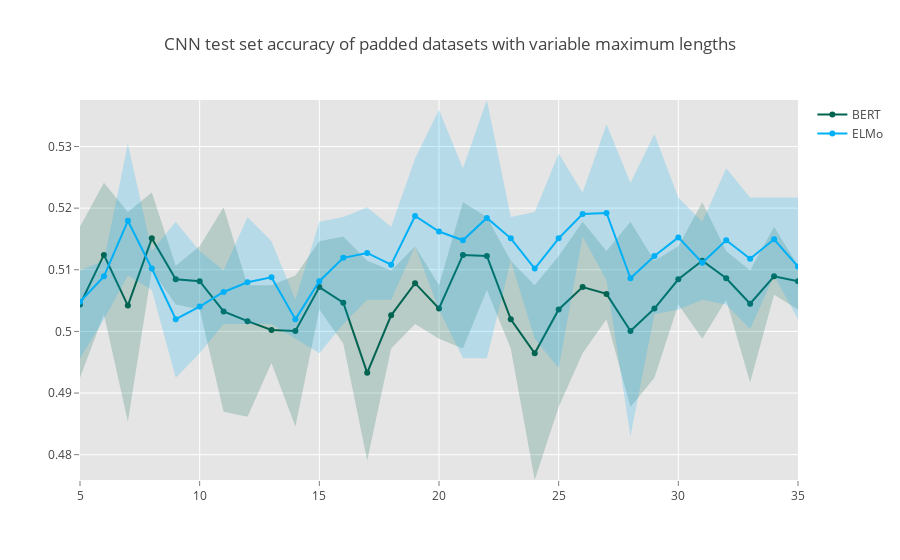

Here is the notebook cell this chart was saved with:
### Code cell
x = list(range(5, 36))
x_rev = x[::-1]

# BERT
bert_matrix = np.transpose(np.array([np.array(list(acc_round.values())) for acc_round in cnn_bert_rounds]))
bert_y = [np.average(row) for row in bert_matrix]
bert_y_upper = [row.max() for row in bert_matrix]
bert_y_lower = [row.min() for row in bert_matrix]
bert_y_lower = bert_y_lower[::-1]

bert1 = go.Scatter(
    x = x + x_rev,
    y = bert_y_upper + bert_y_lower,
    fill = 'tozerox',
    fillcolor = 'rgba(0,100,80,0.2)',
    line = dict(color = 'rgba(255,255,255,0)'),
    showlegend = False,
    name = 'BERT',
)
bert2 = go.Scatter(
    x = x,
    y = bert_y,
    line = dict(color='rgb(0,100,80)'),
    mode = 'lines+markers',
    name = 'BERT',
)

# ELMo
elmo_matrix = np.transpose(np.array([np.array(list(acc_round.values())) for acc_round in cnn_elmo_rounds]))
elmo_y = [np.average(row) for row in elmo_matrix]
elmo_y_upper = [row.max() for row in elmo_matrix]
elmo_y_lower = [row.min() for row in elmo_matrix]
elmo_y_lower = elmo_y_lower[::-1]

elmo1 = go.Scatter(
    x = x + x_rev,
    y = elmo_y_upper + elmo_y_lower,
    fill = 'tozerox',
    fillcolor = 'rgba(0,176,246,0.2)',
    line = dict(color = 'rgba(255,255,255,0)'),
    showlegend = False,
    name = 'ELMo',
)
elmo2 = go.Scatter(
    x = x,
    y = elmo_y,
    line = dict(color='rgb(0,176,246)'),
    mode = 'lines+markers',
    name = 'ELMo',
)

data = [bert1, bert2, elmo1, elmo2]
layout = go.Layout(
    title = 'CNN test set accuracy of padded datasets with variable maximum lengths',
    paper_bgcolor = 'rgb(255,255,255)',
    plot_bgcolor = 'rgb(229,229,229)',
    xaxis = dict(
        gridcolor = 'rgb(255,255,255)',
        range = [5,35],
        showgrid = True,
        showline = False,
        showticklabels = True,
        tickcolor = 'rgb(127,127,127)',
        ticks = 'outside',
        zeroline = False
    ),
    yaxis=dict(
        gridcolor='rgb(255,255,255)',
        showgrid = True,
        showline = False,
        showticklabels = True,
        tickcolor = 'rgb(127,127,127)',
        ticks = 'outside',
        zeroline = False
    ),
)

fig = go.Figure(data = data, layout = layout)

iplot(fig)

### Figure 1 — Plotly figure (JSON) as saved in the notebook; plotly's stock layout.template omitted (floating-point values rounded to 4 significant figures)
{"data": [{"fill": "tozerox", "fillcolor": "rgba(0,100,80,0.2)", "line": {"color": "rgba(255,255,255,0)"}, "name": "BERT", "showlegend": false, "type": "scatter", "uid": "936d1302-b75b-4d6c-9323-6729b98be482", "x": [5, 6, 7, 8, 9, 10, 11, 12, 13, 14, 15, 16, 17, 18, 19, 20, 21, 22, 23, 24, 25, 26, 27, 28, 29, 30, 31, 32, 33, 34, 35, 35, 34, 33, 32, 31, 30, 29, 28, 27, 26, 25, 24, 23, 22, 21, 20, 19, 18, 17, 16, 15, 14, 13, 12, 11, 10, 9, 8, 7, 6, 5], "y": [0.517, 0.5241, 0.5194, 0.5225, 0.5107, 0.5138, 0.5202, 0.5075, 0.5075, 0.5091, 0.5146, 0.5154, 0.5115, 0.5099, 0.5138, 0.5075, 0.5209, 0.5186, 0.5115, 0.5075, 0.5123, 0.5178, 0.513, 0.5178, 0.5115, 0.5138, 0.5209, 0.513, 0.5099, 0.517, 0.5107, 0.5036, 0.5059, 0.4917, 0.5051, 0.4988, 0.5043, 0.4925, 0.4877, 0.502, 0.4964, 0.4877, 0.4759, 0.4972, 0.5067, 0.4972, 0.4988, 0.5012, 0.4972, 0.4791, 0.498, 0.5036, 0.4846, 0.4949, 0.4862, 0.487, 0.5036, 0.5043, 0.5099, 0.4854, 0.5028, 0.4925]}, {"line": {"color": "rgb(0,100,80)"}, "mode": "lines+markers", "name": "BERT", "type": "scatter", "uid": "6a88f3dd-1480-4060-8721-323be1666f45", "x": [5, 6, 7, 8, 9, 10, 11, 12, 13, 14, 15, 16, 17, 18, 19, 20, 21, 22, 23, 24, 25, 26, 27, 28, 29, 30, 31, 32, 33, 34, 35], "y": [0.5043, 0.5124, 0.5042, 0.5151, 0.5085, 0.5081, 0.5032, 0.5017, 0.5002, 0.5001, 0.5072, 0.5047, 0.4933, 0.5026, 0.5078, 0.5037, 0.5124, 0.5123, 0.502, 0.4964, 0.5036, 0.5072, 0.5061, 0.5001, 0.5037, 0.5085, 0.5115, 0.5086, 0.5045, 0.5089, 0.5081]}, {"fill": "tozerox", "fillcolor": "rgba(0,176,246,0.2)", "line": {"color": "rgba(255,255,255,0)"}, "name": "ELMo", "showlegend": false, "type": "scatter", "uid": "eaf15a04-a544-47b4-886d-3525335db530", "x": [5, 6, 7, 8, 9, 10, 11, 12, 13, 14, 15, 16, 17, 18, 19, 20, 21, 22, 23, 24, 25, 26, 27, 28, 29, 30, 31, 32, 33, 34, 35, 35, 34, 33, 32, 31, 30, 29, 28, 27, 26, 25, 24, 23, 22, 21, 20, 19, 18, 17, 16, 15, 14, 13, 12, 11, 10, 9, 8, 7, 6, 5], "y": [0.5099, 0.5115, 0.5304, 0.513, 0.5178, 0.513, 0.5099, 0.5186, 0.5146, 0.5051, 0.5178, 0.5186, 0.5202, 0.517, 0.5281, 0.536, 0.5265, 0.5375, 0.5186, 0.5194, 0.5289, 0.5225, 0.5336, 0.5241, 0.532, 0.5217, 0.5178, 0.5265, 0.5217, 0.5217, 0.5217, 0.502, 0.5091, 0.5004, 0.5043, 0.5051, 0.5036, 0.5028, 0.483, 0.5083, 0.5154, 0.4941, 0.4988, 0.5115, 0.4957, 0.4957, 0.5036, 0.5138, 0.5051, 0.5051, 0.5012, 0.4964, 0.4988, 0.5012, 0.5012, 0.5012, 0.4964, 0.4925, 0.5067, 0.5091, 0.502, 0.4957]}, {"line": {"color": "rgb(0,176,246)"}, "mode": "lines+markers", "name": "ELMo", "type": "scatter", "uid": "d093866d-5026-45df-94de-f46d08853a95", "x": [5, 6, 7, 8, 9, 10, 11, 12, 13, 14, 15, 16, 17, 18, 19, 20, 21, 22, 23, 24, 25, 26, 27, 28, 29, 30, 31, 32, 33, 34, 35], "y": [0.5048, 0.5089, 0.5179, 0.5102, 0.502, 0.504, 0.5064, 0.508, 0.5088, 0.502, 0.5081, 0.5119, 0.5127, 0.5108, 0.5187, 0.5162, 0.5148, 0.5184, 0.5151, 0.5102, 0.5151, 0.5191, 0.5192, 0.5086, 0.5123, 0.5153, 0.5111, 0.5148, 0.5118, 0.5149, 0.5105]}], "layout": {"paper_bgcolor": "rgb(255,255,255)", "plot_bgcolor": "rgb(229,229,229)", "title": {"text": "CNN test set accuracy of padded datasets with variable maximum lengths"}, "xaxis": {"gridcolor": "rgb(255,255,255)", "range": [5, 35], "showgrid": true, "showline": false, "showticklabels": true, "tickcolor": "rgb(127,127,127)", "ticks": "outside", "zeroline": false}, "yaxis": {"gridcolor": "rgb(255,255,255)", "showgrid": true, "showline": false, "showticklabels": true, "tickcolor": "rgb(127,127,127)", "ticks": "outside", "zeroline": false}}}
